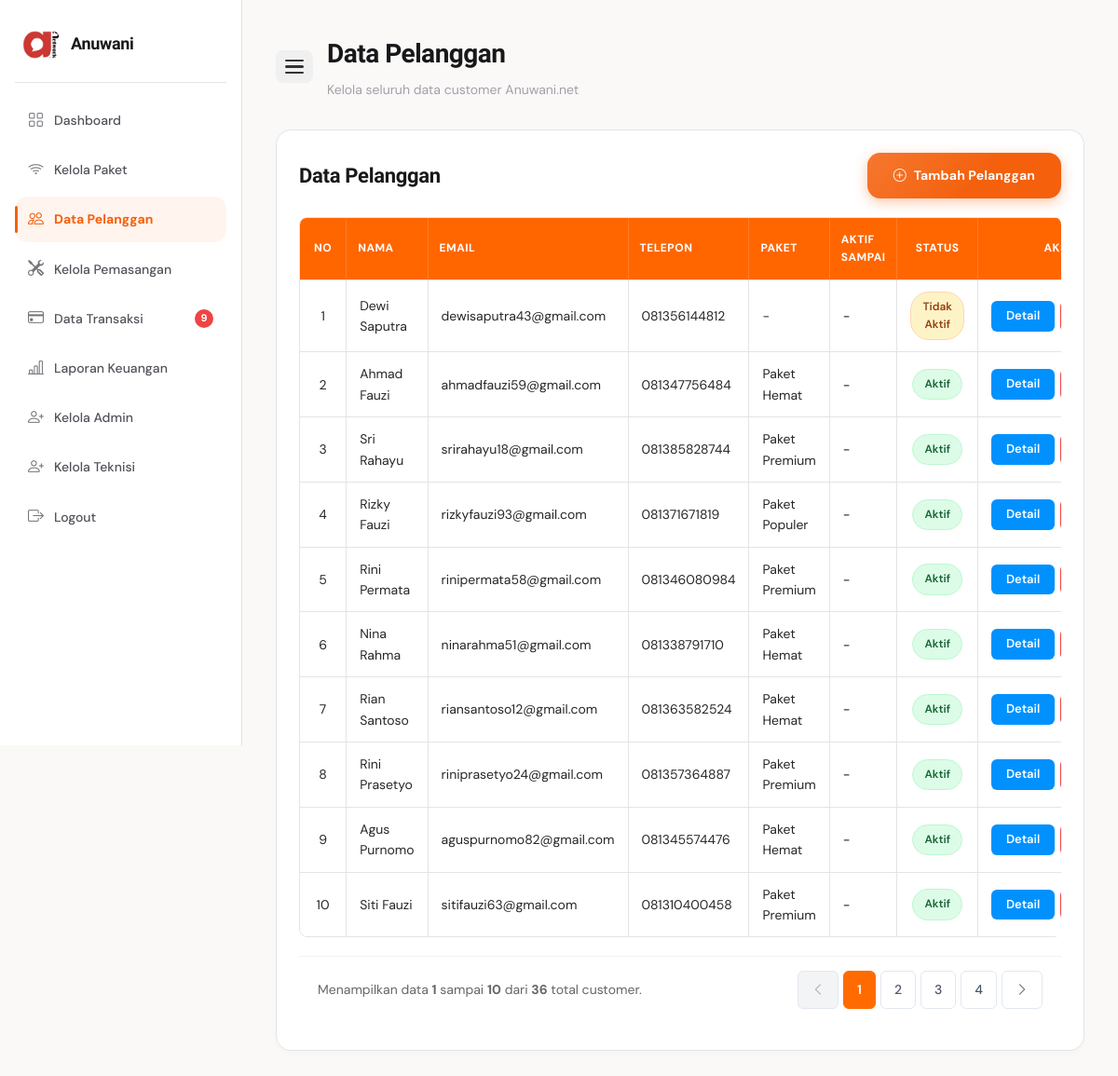
Page /admin/customer/index.php (signed in) on the committed database.
### tables this page shows
CREATE TABLE `tb_customer` (
  `id_customer` int NOT NULL,
  `id_user` int NOT NULL,
  `nama_customer` varchar(100) NOT NULL,
  `alamat_customer` text NOT NULL,
  `telepon_customer` varchar(20) DEFAULT NULL,
  `email_customer` varchar(100) DEFAULT NULL,
  `sumber_customer` enum('online','offline') DEFAULT NULL,
  `status_customer` enum('aktif','pending','nonaktif') DEFAULT 'pending',
  `created_at` timestamp NOT NULL DEFAULT CURRENT_TIMESTAMP
);

CREATE TABLE `tb_langganan` (
  `id_langganan` int NOT NULL,
  `id_customer` int NOT NULL,
  `id_paket` int NOT NULL,
  `tanggal_mulai` date DEFAULT NULL,
  `tanggal_selesai` date DEFAULT NULL,
  `status_langganan` enum('aktif','suspend','berhenti','menunggu_verifikasi','dicabut') NOT NULL
);

CREATE TABLE `tb_paket` (
  `id_paket` int NOT NULL,
  `nama_paket` varchar(100) NOT NULL,
  `harga` int NOT NULL,
  `kecepatan` varchar(50) NOT NULL,
  `deskripsi` text,
  `status` enum('aktif','nonaktif') DEFAULT 'aktif'
);

### admin/customer/index.php (the view, shortened to what this page needs)
<?php
require_once __DIR__ . '/../../koneksi.php';
$limit = 10;
$page = isset($_GET['page']) ? max(1, (int)$_GET['page']) : 1;
$offset = ($page - 1) * $limit;
$query_total = mysqli_query($koneksi, "SELECT COUNT(*) AS total FROM tb_customer");
$total_data = mysqli_fetch_assoc($query_total)['total'] ?? 0;
$total_pages = ceil($total_data / $limit);
$query = mysqli_query($koneksi, "
    SELECT
        tb_customer.*,
        tb_langganan.status_langganan,
        tb_langganan.tanggal_selesai,
        tb_paket.nama_paket
    FROM tb_customer
    LEFT JOIN tb_langganan ON tb_customer.id_customer = tb_langganan.id_customer
    LEFT JOIN tb_paket ON tb_langganan.id_paket = tb_paket.id_paket
    ORDER BY tb_customer.id_customer DESC
    LIMIT $limit OFFSET $offset
");
$query_notif_transaksi = mysqli_query($koneksi, "
    SELECT COUNT(*) AS total
    FROM tb_transaksi
    WHERE status_pembayaran = 'menunggu_verifikasi'
");
$total_notif_transaksi = mysqli_fetch_assoc($query_notif_transaksi)['total'] ?? 0;
function tgl_indo($tanggal) {
    if (empty($tanggal) || $tanggal == '0000-00-00') return '-';
    $bulan_array = [
        1 => 'Januari', 'Februari', 'Maret', 'April', 'Mei', 'Juni',
        'Juli', 'Agustus', 'September', 'Oktober', 'November', 'Desember'
    ];
    $split = explode('-', $tanggal);
    return $split[2] . ' ' . $bulan_array[(int)$split[1]] . ' ' . $split[0];
}
?>
<!DOCTYPE html>
<html lang="id">
<head>
    <link rel="stylesheet" href="../../assets/css/style.css">
    <link rel="stylesheet" href="https://cdn.jsdelivr.net/npm/bootstrap-icons@1.11.3/font/bootstrap-icons.min.css">
</head>
<body>
<div class="dashboard-layout">
    <div class="sidebar">
        <div class="sidebar-logo">
            <img src="../../assets/images/logo.png" alt="Logo">
            <h2>Anuwani</h2>
        </div>
        <ul>
            <li><a href="../index.php"><i class="bi bi-grid"></i> <span>Dashboard</span></a></li>
            <li><a href="../paket/index.php"><i class="bi bi-wifi"></i> <span>Kelola Paket</span></a></li>
            <li><a href="index.php" class="active"><i class="bi bi-people"></i> <span>Data Pelanggan</span></a></li>
            <li>
                <a href="../pemasangan/index.php">
                    <i class="bi bi-tools"></i>
                    <span>Kelola Pemasangan</span>
                </a>
            </li>
            <li>
                <a href="../transaksi/index.php">
                    <i class="bi bi-credit-card"></i> <span>Data Transaksi</span>
                    <?php if ($total_notif_transaksi > 0): ?>
                        <span class="notif-badge"><?= $total_notif_transaksi; ?></span>
                    <?php endif; ?>
                </a>
            </li>
            <li><a href="../laporan_keuangan/index.php"><i class="bi bi-bar-chart-line"></i> <span>Laporan Keuangan</span></a></li>
            <li><a href="../admin_user/index.php"><i class="bi bi-person-plus"></i> <span>Kelola Admin</span></a></li>
            <li><a href="../teknisi_user/index.php"><i class="bi bi-person-plus"></i> <span>Kelola Teknisi</span></a></li>
            <li><a href="#" onclick="openLogoutModal()"><i class="bi bi-box-arrow-right"></i> <span>Logout</span></a></li>
        </ul>
    </div>
    <div class="dashboard-content">
        <div class="topbar">
            <button class="sidebar-toggle" id="sidebarToggle" aria-label="Toggle Sidebar">
                <span></span>
                <span></span>
                <span></span>
            </button>
            <div>
                <h1>Data Pelanggan</h1>
                <p>Kelola seluruh data customer Anuwani.net</p>
            </div>
        </div>
        <div class="table-card">
            <div class="table-header">
                <h3>Data Pelanggan</h3>
                <a href="tambah.php" class="btn-orange">
                    <i class="bi bi-plus-circle"></i> Tambah Pelanggan
                </a>
            </div>
            <div class="table-responsive-container">
                <table>
                    <thead>
                        <tr>
                            <th style="width: 60px; text-align: center;">No</th>
                            <th>Nama</th>
                            <th>Email</th>
                            <th>Telepon</th>
                            <th>Paket</th>
                            <th>Aktif Sampai</th>
                            <th style="text-align: center;">Status</th>
                            <th style="width: 160px; text-align: center;">Aksi</th>
                        </tr>
                    </thead>
                    <tbody>
                        <?php
                        $no = $offset + 1;
                        if (mysqli_num_rows($query) > 0) :
                            while ($data = mysqli_fetch_assoc($query)) :
                        ?>
                        <tr>
                            <td style="text-align: center;"><?= $no++; ?></td>
                            <td><?= htmlspecialchars($data['nama_customer'] ?? ''); ?></td>
                            <td><?= htmlspecialchars($data['email_customer'] ?? ''); ?></td>
                            <td><?= htmlspecialchars($data['telepon_customer'] ?? ''); ?></td>
                            <td><?= htmlspecialchars($data['nama_paket'] ?? '-'); ?></td>
                            <td>
                                <span style="font-weight: 500; color: #333;">
                                    <?= tgl_indo($data['tanggal_selesai']); ?>
                                </span>
                            </td>
                            <td style="text-align: center;">
                                <?php
                                $status = strtolower($data['status_langganan'] ?? '');
                                if ($status == 'aktif') : ?>
                                    <span class="status-active">Aktif</span>
                                <?php elseif ($status == 'suspend') : ?>
                                    <span class="status-pending">Suspend</span>
                                <?php elseif ($status == 'berhenti') : ?>
                                    <span class="status-nonactive">Berhenti</span>
                                <?php elseif ($status == 'dicabut') : ?>
                                    <span class="status-dicabut">Dicabut</span>
                                <?php else : ?>
                                    <span class="status-pending">Tidak Aktif</span>
                                <?php endif; ?>
                            </td>
                            <td>
                                <div class="table-action" style="display: flex; gap: 6px; justify-content: center;">
                                    <a href="detail.php?id=<?= $data['id_customer']; ?>" class="btn-edit">Detail</a>
                                </div>
                            </td>
                        </tr>
                        <?php
                            endwhile;
                        else :
                        ?>
                        <tr>
                            <td colspan="8" style="text-align: center; padding: 20px; color: #666;">Data customer belum ada.</td>
                        </tr>
                        <?php endif; ?>
                    </tbody>
                </table>
            </div>
            <?php if ($total_pages > 1) : ?>
            <div class="pagination-wrapper">
                <div class="pagination-info">
                    Menampilkan data <b><?= $offset + 1; ?></b> sampai <b><?= min($offset + $limit, $total_data); ?></b> dari <b><?= $total_data; ?></b> total customer.
                </div>
                <div class="pagination-buttons">
                    <?php if ($page > 1) : ?>
                        <a href="index.php?page=<?= $page - 1; ?>"><i class="bi bi-chevron-left"></i></a>
                    <?php else : ?>
                        <span class="disabled-btn"><i class="bi bi-chevron-left"></i></span>
                    <?php endif; ?>
                    <?php
                    $start_loop = max(1, $page - 2);
                    $end_loop = min($total_pages, $page + 2);
                    for ($i = $start_loop; $i <= $end_loop; $i++) {
                        if ($page == $i) {
                            echo '<span class="active-page">' . $i . '</span>';
                        } else {
                            echo '<a href="index.php?page=' . $i . '">' . $i . '</a>';
                        }
                    }
                    if ($end_loop < $total_pages) {
                        echo '<a href="index.php?page=' . $total_pages . '">' . $total_pages . '</a>';
                    }
                    ?>
                    <?php if ($page < $total_pages) : ?>
                        <a href="index.php?page=<?= $page + 1; ?>"><i class="bi bi-chevron-right"></i></a>
                    <?php else : ?>
                        <span class="disabled-btn"><i class="bi bi-chevron-right"></i></span>
                    <?php endif; ?>
                </div>
            </div>
            <?php endif; ?>
        </div>
    </div>
</div>
</body>
</html>

### admin/customer/index.php (style rules this page uses)
.notif-badge { display: inline-flex; align-items: center; justify-content: center; width: 20px; height: 20px; border-radius: 50%; background: #ef4444; color: #fff; font-size: 11px; font-weight: 800; margin-left: auto; flex-shrink: 0; animation: pulse-badge 1.8s ease-in-out infinite; }
.status-active { background: #dcfce7; color: #166534; padding: 6px 12px; border-radius: 20px; font-size: 12px; font-weight: 600; }
.status-pending { background: #fef3c7; color: #92400e; padding: 6px 12px; border-radius: 20px; font-size: 12px; font-weight: 600; }
.dashboard-layout { display: flex !important; width: 100%; min-height: 100vh; overflow-x: hidden; }
.sidebar-toggle { display: flex !important; flex-direction: column; gap: 4px; background: #f0f0f0; border: none; padding: 10px; border-radius: 8px; cursor: pointer; margin-right: 15px; transition: background 0.2s; }
.sidebar-toggle span { display: block; width: 20px; height: 2.5px; background-color: #333; border-radius: 2px; }
.table-card { background: #ffffff !important; border-radius: 16px !important; padding: 24px !important; box-shadow: 0 4px 6px -1px rgba(0,0,0,0.02) !important; }
.table-header { display: flex !important; justify-content: space-between !important; align-items: center !important; margin-bottom: 20px !important; flex-wrap: wrap !important; gap: 15px !important; }
.table-responsive-container { overflow-x: auto; width: 100%; border-radius: 8px; }
.table-responsive-container table { width: 100% !important; min-width: 900px; border-collapse: separate !important; border-spacing: 0 !important; border: 1px solid #e4e4e7 !important; border-radius: 8px !important; overflow: hidden !important; }
.table-responsive-container table th { background: #ff6600 !important; color: #ffffff !important; text-transform: uppercase !important; font-size: 12px !important; font-weight: 700 !important; letter-spacing: .5px; padding: 14px 12px !important; border-bottom: 1px solid #e4e4e7 !important; border-right: 1px solid rgba(255,255,255,.15) !important; }
.table-responsive-container table th:last-child { border-right: none !important; }
.table-responsive-container table td { padding: 12px 14px !important; border-bottom: 1px solid #e4e4e7 !important; border-right: 1px solid #e4e4e7 !important; color: #27272a !important; vertical-align: middle; }
.table-responsive-container table td:last-child { border-right: none !important; }
.table-responsive-container table tr:last-child td { border-bottom: none !important; }
.pagination-wrapper { display: flex; justify-content: space-between; align-items: center; flex-wrap: wrap; gap: 15px; margin-top: 20px; padding-top: 15px; border-top: 1px solid #f0f0f0; padding-left: 20px; padding-right: 20px; padding-bottom: 20px; }
.pagination-info { font-size: 14px; color: #666; }
.pagination-buttons { display: flex; gap: 5px; list-style: none; padding: 0; margin: 0; }
.pagination-buttons a, .pagination-buttons span { display: inline-block; padding: 8px 14px; border-radius: 6px; border: 1px solid #e2e8f0; color: #4a5568; text-decoration: none; font-size: 14px; font-weight: 500; transition: all 0.2s; }
.pagination-buttons .active-page { background: #ff6b00; color: #ffffff; border-color: #ff6b00; font-weight: 600; }
.pagination-buttons .disabled-btn { color: #cbd5e1; background: #f8fafc; pointer-events: none; border-color: #e2e8f0; }
@media (min-width: 992px) { .sidebar { position: fixed !important; top: 0 !important; left: 0 !important; height: 100vh !important; z-index: 1000 !important; overflow-y: auto !important; width: 260px !important; min-width: 260px !important; max-width: 260px !important; transition: all 0.3s cubic-bezier(0.4, 0, 0.2, 1) !important; } }
@media (min-width: 992px) { .dashboard-content { flex-grow: 1 !important; margin-left: 260px !important; width: calc(100% - 260px) !important; transition: all 0.3s cubic-bezier(0.4, 0, 0.2, 1) !important; } }
@media (min-width: 992px) { .topbar { display: flex !important; align-items: center !important; justify-content: flex-start !important; } }
.btn-edit { display: inline-flex; align-items: center; justify-content: center; padding: 6px 16px; border-radius: 6px; font-size: 13px; font-weight: 600; background: #0091ff; color: #ffffff !important; text-decoration: none; border: none; transition: all .2s; }

### rows in the picture
tb_customer: nama_customer "Dewi Saputra", email_customer "dewisaputra43@gmail.com", telepon_customer "081356144812", nama_paket "-", tanggal_selesai "-", shows "Tidak Aktif"
tb_langganan: id_customer.nama_customer "Ahmad Fauzi", id_customer.email_customer "ahmadfauzi59@gmail.com", id_customer.telepon_customer "081347756484", id_paket.nama_paket "Paket Hemat", tanggal_selesai "-", status_langganan "Aktif"
tb_langganan: id_customer.nama_customer "Sri Rahayu", id_customer.email_customer "srirahayu18@gmail.com", id_customer.telepon_customer "081385828744", id_paket.nama_paket "Paket Premium", tanggal_selesai "-", status_langganan "Aktif"
tb_langganan: id_customer.nama_customer "Rizky Fauzi", id_customer.email_customer "rizkyfauzi93@gmail.com", id_customer.telepon_customer "081371671819", id_paket.nama_paket "Paket Populer", tanggal_selesai "-", status_langganan "Aktif"
tb_langganan: id_customer.nama_customer "Rini Permata", id_customer.email_customer "rinipermata58@gmail.com", id_customer.telepon_customer "081346080984", id_paket.nama_paket "Paket Premium", tanggal_selesai "-", status_langganan "Aktif"
tb_langganan: id_customer.nama_customer "Nina Rahma", id_customer.email_customer "ninarahma51@gmail.com", id_customer.telepon_customer "081338791710", id_paket.nama_paket "Paket Hemat", tanggal_selesai "-", status_langganan "Aktif"
tb_langganan: id_customer.nama_customer "Rian Santoso", id_customer.email_customer "riansantoso12@gmail.com", id_customer.telepon_customer "081363582524", id_paket.nama_paket "Paket Hemat", tanggal_selesai "-", status_langganan "Aktif"
tb_langganan: id_customer.nama_customer "Rini Prasetyo", id_customer.email_customer "riniprasetyo24@gmail.com", id_customer.telepon_customer "081357364887", id_paket.nama_paket "Paket Premium", tanggal_selesai "-", status_langganan "Aktif"
tb_langganan: id_customer.nama_customer "Agus Purnomo", id_customer.email_customer "aguspurnomo82@gmail.com", id_customer.telepon_customer "081345574476", id_paket.nama_paket "Paket Hemat", tanggal_selesai "-", status_langganan "Aktif"
tb_langganan: id_customer.nama_customer "Siti Fauzi", id_customer.email_customer "sitifauzi63@gmail.com", id_customer.telepon_customer "081310400458", id_paket.nama_paket "Paket Premium", tanggal_selesai "-", status_langganan "Aktif"

### other values in the picture
$total_notif_transaksi "9"
$offset + 1 "1"
min($offset + $limit, $total_data) "10"
$total_data "36"
$total_pages "4"
